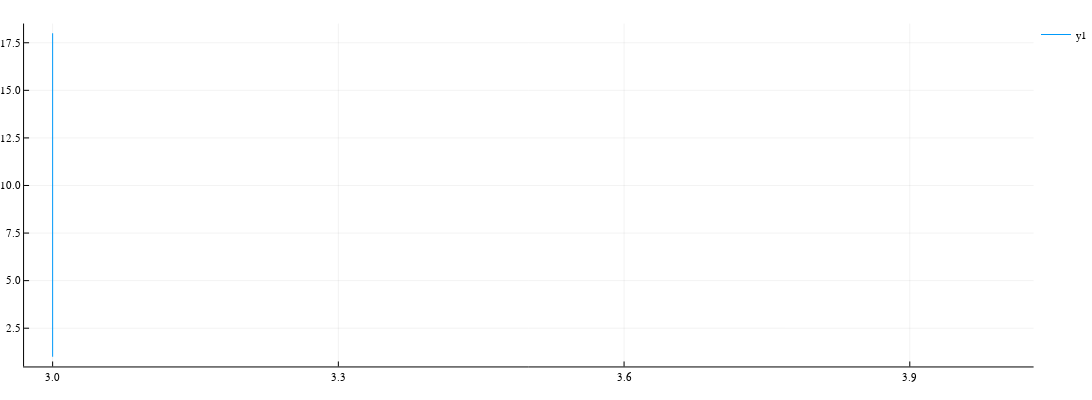

Write notebook code for a chart like this one.
### Code cell
function getSeries(symbol::String)
    sql = """select date, adjclose from nse_raw nr where symbol = '"""*symbol*"""' and adjclose is not null order by 1 """
    result = execute(conn, sql)
    println(show_supertypes(typeof(result)))
    return result |> table
end
#v2 a linear time algorithm for calculating sip returns. returns an array of returns.
# each element corresponds to a period of sipDurationDays
function sipv2(sipFrequencyDays::Int, sipDurationDays::Int, series)
    series2 = Array{Float64}(undef, 0)
    stocksNow = 0.0
    for i in 1:sipFrequencyDays:length(series)
        append!(series2, series[i])
    end
    n = size(series2)[1]
    rates = Vector{Float64}(undef, 0)
    stocks::Float64 = 0.0
    sipDurationDays = min(n, convert(Int64, floor(sipDurationDays/sipFrequencyDays)))

    
    for i in 1:sipDurationDays
        stocks+=1/series2[i]
    end
    append!(rates, r(sipDurationDays, series[sipDurationDays]*stocks, sipDurationDays/365.0))

    for i in 2:n-sipDurationDays+1
        stocks -= 1/series[i-1]
        stocks += 1/series[i+sipDurationDays-1]
        rate = r(sipDurationDays, series[i+sipDurationDays-1]*stocks, sipDurationDays/365.0)
        append!(rates, r(sipDurationDays, series[i+sipDurationDays-1]*stocks, sipDurationDays/365.0))
    end
    return rates
end
# println(typeof(returns[1, :]))
function gogo(symbol)
    years = 1:7
    returns = Array{Float64}(undef, 101, length(years))

    for year in years
        returns[:, year] = nquantile(sipv2(1, (year)*365, d[symbol].prices), 100).*100
    end
    return plot(collect(1:101), returns, label = permutedims(["year"*string(x) for x in years])) 
end
function constructDict()
    data = columntable(execute(conn, """ select symbol, date, adjclose from nse_raw where date is not null and adjclose is not null order by 1, 2"""))
    symbols = copy(data[1])
    dates = copy(data[2])
    adjclose = copy(data[3])
    d = Dict{String, Point}()
    for i in 1:length(symbols)
        symbol = symbols[i]
        date = dates[i]
        price = adjclose[i]
        if price < 1
            continue
        end
        if !haskey(d, symbol)
            d[symbol] = Point(Array{DateTime}(undef, 0), Array{Float64}(undef, 0))
        end
        point = d[symbol]
        push!(point.dates, dates[i])
        push!(point.prices, max(0, adjclose[i]))
    end
    return d
end
function prob(d::Dict{String, Point}, company::String, sipFrequencyDays::Int, sipDurationDays::Int, targetRate::Float64=0.1)
    series = d[company].prices
    returns = sipv2(sipFrequencyDays::Int, sipDurationDays::Int, series)
    sorted = sort(returns)
    bottom = length(returns)
    top = min(bottom, first(searchsorted(sorted, targetRate)))
    return (bottom-top)/bottom
end

function doplot(d::Dict{String, Point})
    k = collect(keys(d))
    tuples = [(i, prob(d, i, 1, 3*365, 0.1)) for i in k]
    filter(x->x[2]>0.7,sort!( tuples, by=last))
    
#     return plot(getindex.(tuples,1), getindex.(tuples, 2))
end
function doplot(x, y)
    plot(x, y; hover=fmt.(x).*"   ".*fmt.(y), size=(1700, 400,))
end

function stock(symbol::String)
    display(plot(d[symbol].dates, d[symbol].prices, title="stock prices"; hover=fmt.(d[symbol].dates).*"   ".*string.(d[symbol].prices), size=(1700, 400,)))
#     display(gogo(symbol))
end

function fti(x::Number)
    return convert(Int64, round(Float64(x)))
end
function fmt(d::DateTime)
    Dates.format(d, "yyyy-mm-dd")
end
function fmt(d::Any)
    string(d)
end

### Figure 1 — Plotly figure (JSON) as saved in the notebook; plotly's stock layout.template omitted (floating-point values rounded to 4 significant figures)
{"data": [{"colorbar": {"title": {"text": ""}}, "hoverinfo": "text", "legendgroup": "y1", "line": {"color": "rgba(0, 154, 250, 1.000)", "dash": "solid", "shape": "linear", "width": 1}, "mode": "lines", "name": "y1", "showlegend": true, "text": ["3   1", "3   2", "3   3", "3   4", "3   5", "3   6", "3   7", "3   8", "3   9", "3   10", "3   11", "3   12", "3   13", "3   14", "3   15", "3   16", "3   17", "3   18"], "type": "scatter", "x": [3, 3, 3, 3, 3, 3, 3, 3, 3, 3, 3, 3, 3, 3, 3, 3, 3, 3], "xaxis": "x", "y": [1, 2, 3, 4, 5, 6, 7, 8, 9, 10, 11, 12, 13, 14, 15, 16, 17, 18], "yaxis": "y", "zmax": null, "zmin": null}], "layout": {"annotations": [], "height": 400, "legend": {"bgcolor": "rgba(255, 255, 255, 1.000)", "bordercolor": "rgba(0, 0, 0, 1)", "font": {"color": "rgba(0, 0, 0, 1)", "family": "sans-serif", "size": 11}, "tracegroupgap": 0, "x": 1, "y": 1}, "margin": {"b": 20, "l": 0, "r": 0, "t": 20}, "paper_bgcolor": "rgba(255, 255, 255, 1.000)", "plot_bgcolor": "rgba(255, 255, 255, 1.000)", "showlegend": true, "width": 1700, "xaxis": {"anchor": "y", "domain": [0.02323, 0.9977], "gridcolor": "rgba(0, 0, 0, 0.1)", "gridwidth": 0.5, "linecolor": "rgba(0, 0, 0, 1)", "mirror": false, "range": [2.97, 4.03], "showgrid": true, "showline": true, "showticklabels": true, "tickangle": 0, "tickcolor": "rgb(0, 0, 0)", "tickfont": {"color": "rgba(0, 0, 0, 1)", "family": "sans-serif", "size": 11}, "tickmode": "array", "ticks": "inside", "ticktext": ["3.0", "3.3", "3.6", "3.9"], "tickvals": [3.0, 3.3, 3.6, 3.9], "title": {"font": {"color": "rgba(0, 0, 0, 1)", "family": "sans-serif", "size": 15}, "text": ""}, "type": "linear", "visible": true, "zeroline": false, "zerolinecolor": "rgba(0, 0, 0, 1)"}, "yaxis": {"anchor": "x", "domain": [0.03762, 0.9902], "gridcolor": "rgba(0, 0, 0, 0.1)", "gridwidth": 0.5, "linecolor": "rgba(0, 0, 0, 1)", "mirror": false, "range": [0.49, 18.51], "showgrid": true, "showline": true, "showticklabels": true, "tickangle": 0, "tickcolor": "rgb(0, 0, 0)", "tickfont": {"color": "rgba(0, 0, 0, 1)", "family": "sans-serif", "size": 11}, "tickmode": "array", "ticks": "inside", "ticktext": ["2.5", "5.0", "7.5", "10.0", "12.5", "15.0", "17.5"], "tickvals": [2.5, 5, 7.5, 10, 12.5, 15, 17.5], "title": {"font": {"color": "rgba(0, 0, 0, 1)", "family": "sans-serif", "size": 15}, "text": ""}, "type": "linear", "visible": true, "zeroline": false, "zerolinecolor": "rgba(0, 0, 0, 1)"}}}
